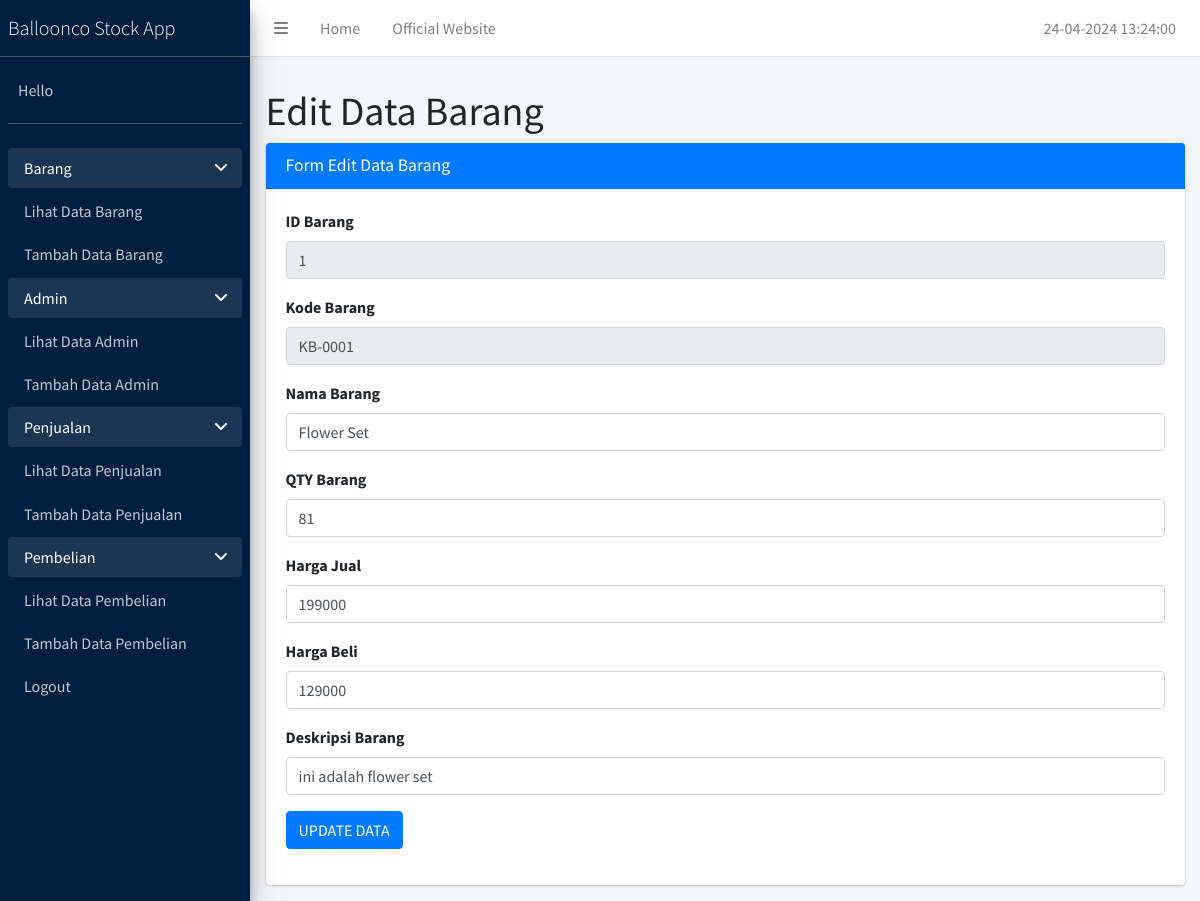
/edit-barang.php?id=1, run on the app's committed database.
### tables this page shows
CREATE TABLE `barang` (
  `id_barang` int(11) NOT NULL,
  `kode_barang` text NOT NULL,
  `nama_barang` varchar(50) NOT NULL,
  `qty_barang` int(50) NOT NULL,
  `harga_barang` int(50) NOT NULL,
  `harga_beli` int(50) NOT NULL,
  `deskripsi_barang` varchar(50) NOT NULL
);

### edit-barang.php (the view, shortened to what this page needs)
<?php
include 'koneksi.php';
?>
<?php
include 'header.php';
?>
<body class="hold-transition sidebar-mini layout-fixed">
    <div class="wrapper">
        <?php
        include 'menu-bar.php';
        ?>
        <div class="content-wrapper">
            <div class="content-header">
            </div>
            <section class="content">
                <div class="container-fluid">
                    <div class="row">
                        <div class="col-12">
                            <h1>Edit Data Barang</h1>
                            <div class="card card-primary">
                                <div class="card-header">
                                    <h3 class="card-title">Form Edit Data Barang</h3>
                                </div>
                                <?php
                                $ambilid 	= $_GET['id'];
                                $query 		= mysqli_query($koneksi, "SELECT * FROM barang WHERE id_barang = '$ambilid'");
                                $data 		= mysqli_fetch_array($query);
                                ?>
                                <form method="POST" action="proses-edit-barang.php">
                                    <div class="card-body">
                                        <div class="form-group">
                                            <label>ID Barang</label>
                                            <input class="form-control" placeholder="Input ID Barang" type="text" name="id_barang" required
                                            value="<?php echo $data['id_barang'];?>" readonly>
                                        </div>
                                        <div class="form-group">
                                            <label>Kode Barang</label>
                                            <input class="form-control" placeholder="Input Kode Barang" type="text" name="kode_barang" required
                                            value="<?php echo $data['kode_barang'];?>" readonly>
                                        </div>
                                        <div class="form-group">
                                            <label>Nama Barang</label>
                                            <input class="form-control" placeholder="Input Nama Barang" type="text" name="nama_barang" required
                                            value="<?php echo $data['nama_barang'];?>">
                                        </div>
                                        <div class="form-group">
                                            <label>QTY Barang</label>
                                            <input class="form-control" placeholder="Input Qty Barang" type="text" name="qty_barang" required
                                            value="<?php echo $data['qty_barang'];?>">
                                        </div>
                                        <div class="form-group">
                                            <label>Harga Jual</label>
                                            <input class="form-control" placeholder="Input Harga Jual Barang" type="text" name="harga_barang" required
                                            value="<?php echo $data['harga_barang'];?>">
                                        </div>
                                        <div class="form-group">
                                            <label>Harga Beli</label>
                                            <input class="form-control" placeholder="Input Harga Beli Barang" type="text" name="harga_beli" required
                                            value="<?php echo $data['harga_beli'];?>">
                                        </div>
                                        <div class="form-group">
                                            <label>Deskripsi Barang</label>
                                            <input class="form-control" placeholder="Input Deskripsi Barang" type="text" name="deskripsi_barang" required
                                            value="<?php echo $data['deskripsi_barang'];?>">
                                        </div>
                                        <div class="form-group">
                                            <input class="btn btn-primary" type="submit" name="ubah" value="UPDATE DATA"
                                                onclick="return confirm('Apakah Anda yakin akan mengubah data?')">
                                        </div>
                                    </div>
                                </form>
                            </div>
                        </div>
                    </div>
                </div>
            </section>
        </div>
    </div>
</body>

### data on the page
barang: id_barang "1", kode_barang "KB-0001", nama_barang "Flower Set", qty_barang "81", harga_barang "199000", harga_beli "129000", deskripsi_barang "ini adalah flower set"
